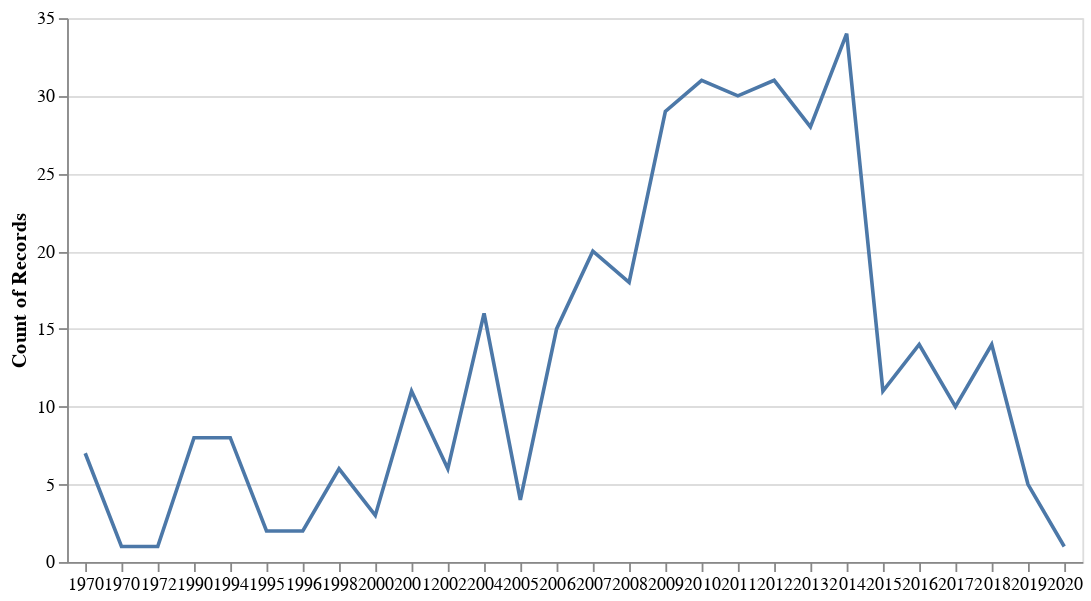

Notebook source saved alongside this figure:
### Markdown cell above
### When were the books published and how many in each year?

### Code cell
# year() will parse the year value from the datetime of "goodreads_publish_date" variable
alt.Chart(books).mark_line().encode(
    alt.X("year(goodreads_publish_date):O", 
          axis=alt.Axis(title="")),
    alt.Y("count()")
)

### Figure 1 — Vega-Lite specification as saved in the notebook (floating-point values rounded to 4 significant figures; data arrays with more than 128 entries replaced by an {"elided": "..."} marker saying what was removed)
{"config": {"view": {"continuousWidth": 400, "continuousHeight": 300}}, "data": {"name": "data-79d87fac4210bbe032e91eadd6318055"}, "mark": "line", "encoding": {"x": {"axis": {"title": ""}, "field": "goodreads_publish_date", "timeUnit": "year", "type": "ordinal"}, "y": {"aggregate": "count", "type": "quantitative"}}, "$schema": "https://vega.github.io/schema/vega-lite/v4.17.0.json", "datasets": {"data-79d87fac4210bbe032e91eadd6318055": {"elided": "366 records"}}}
